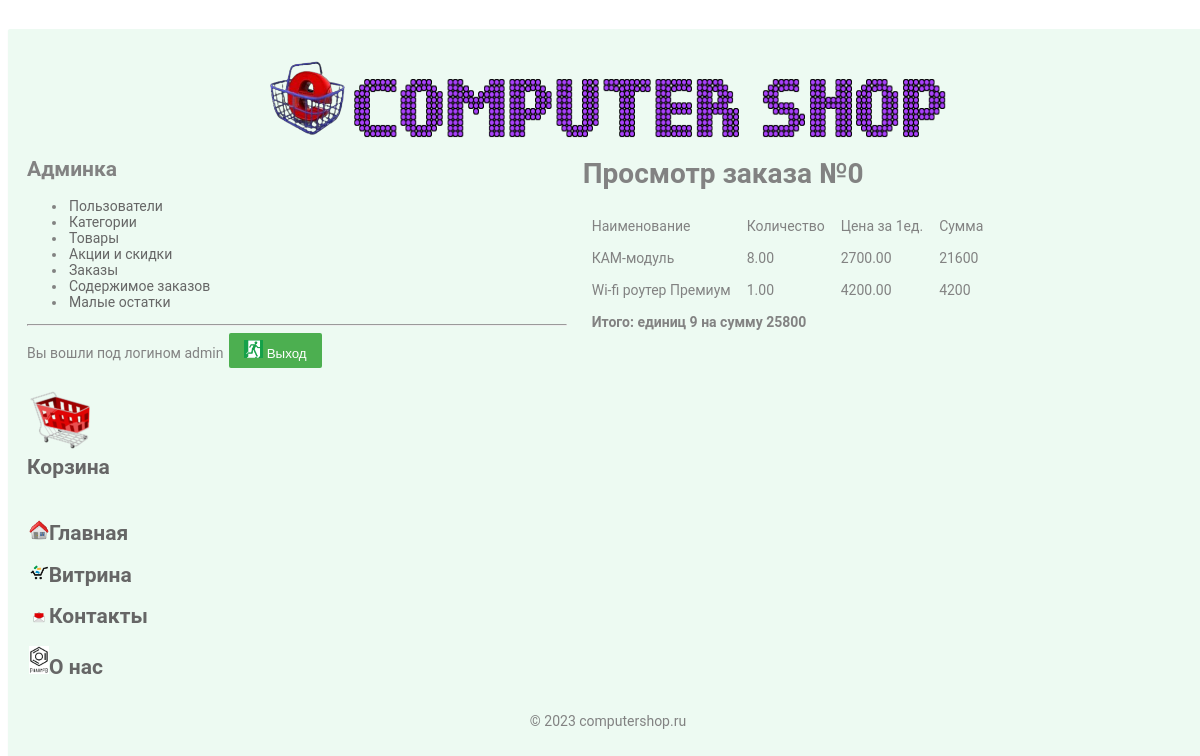
The app's page /user_items.php (signed in) with its own data.
### tables this page shows
CREATE TABLE `items` (
  `id` int(11) NOT NULL,
  `ord_id` int(11) DEFAULT NULL,
  `product_id` int(11) DEFAULT NULL,
  `amount` decimal(10,2) DEFAULT NULL,
  `price` decimal(10,2) DEFAULT NULL,
  `user_id` int(11) NOT NULL
);

CREATE TABLE `products` (
  `id` int(11) NOT NULL,
  `name` varchar(200) DEFAULT NULL,
  `descr` text,
  `cat_id` int(11) DEFAULT NULL,
  `price` decimal(10,2) DEFAULT NULL,
  `discount_id` int(11) NOT NULL COMMENT 'id акции или скидки',
  `date_add` datetime NOT NULL DEFAULT CURRENT_TIMESTAMP,
  `weight` int(11) NOT NULL COMMENT 'масса',
  `length` int(11) NOT NULL COMMENT 'длина',
  `width` int(11) NOT NULL COMMENT 'ширина',
  `height` int(11) NOT NULL COMMENT 'высота',
  `amount` int(11) NOT NULL COMMENT 'количество'
);

### user_items.php (the view, shortened to what this page needs)
<?php
	include "scripts.php";
	$con=connect();
	$ord_id=abs(intval(trim($_GET['ord_id'])));
	$title="Просмотр заказа №$ord_id";
	$table='items';
?>
<html>
<head>
	<link rel="stylesheet" type="text/css" href="style.css">
</head>
<body>
<table id="main_table">
	<tr>
		<td colspan=2 style="text-align:center">
			<?php
				include('top.php');
			?>
		</td>
	</tr>
	<tr>
		<td width="300px" class="menu2">
			<?php
				include('menu.php');
			?>
		</td>
		<td width="300px" class="content">
<h1><?php echo $title;?></h1>
<?php
	$query="
		SELECT
			`$table`.`id`,
			`$table`.`ord_id`,
			`products`.`name`,
			`$table`.`amount`,
			`$table`.`price`
		FROM
			`$table`
		LEFT JOIN
			`products` ON `products`.`id`=`$table`.`product_id`
		LEFT JOIN
			`users` ON `users`.`id`=`$table`.`user_id`
		WHERE 1
			AND `users`.`id`='".$_SESSION['id']."'
			AND `items`.`ord_id`='$ord_id'
	";
	$sum=0;
	$amount=0;
	$res=mysqli_query($con, $query) or die(mysqli_error($con));
	echo '
	<table border=0>
		<thead>
		<tr>
			<td>Наименование</td>
			<td>Количество</td>
			<td>Цена за 1ед.</td>
			<td>Сумма</td>
		</tr>
		</thead>
		<tbody>
	';
	while ($row=mysqli_fetch_array($res, MYSQLI_BOTH)) {
		$sum+=round($row['price']*$row['amount'], 2);
		$amount+=$row['amount'];
		echo "
		<tr>
			<td>$row[name]</td>
			<td>$row[amount]</td>
			<td>$row[price]</td>
			<td>".(round($row['price']*$row['amount'], 2))."</td>
		</tr>
		";
	};
	echo "
	<tr>
		<td colspan='4'>
			<b>Итого: единиц $amount на сумму $sum</b>
		</td>
	</tr>
	</tbody></table>";
?>
		</td>
	</tr>
	<tr>
		<td colspan=2>
			<?php
				include('footer.php');
			?>
		</td>
	</tr>
</table>
</body>
</html>

### style.css (style rules this page uses)
body { width: 100%; font-family: Roboto,sans-serif; font-size: 14px; line-height: 1.42857143; color: #828282; text-align: center; padding-top:1%; background: white url(images/bg.jpg); }
#main_table { background: #edfaf2; padding:20px 10px; border-radius:2px; box-shadow: 0 1px 1px rgba(0,0,0,.1); margin-right: auto; margin-left: auto; margin-top:9px; width: 1200px; }
td { font-size: 14px; text-align: left; padding:7px; }
.content { vertical-align:top; align:left; }
.menu2 { vertical-align:top; }
table { background: #edfaf2; }

### records on screen
items: product.name "КАМ-модуль", amount "8.00", price "2700.00", $row['price']*$row['amount'] "21600"
items: product.name "Wi-fi роутер Премиум", amount "1.00", price "4200.00", $row['price']*$row['amount'] "4200"

### other values on screen
$_SESSION['login'] "admin"
$title "Просмотр заказа №0"
$amount "9"
$sum "25800"
